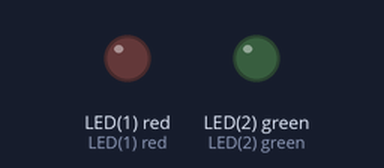
The program below on a simulated pyboard running MicroPython. Parts: output pins drawn as LEDs (lit = HIGH). Library files of the repository ran but are not shown: 1 file(s); what the program prints to the serial console is not drawn. At 13.5 s the program stops and its outputs stay as they are.

Above: at 0.1 s.
At 5.95 s:
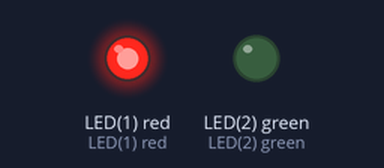
Timing chart, 0 to 13.5 s (numbered marks = the images above):
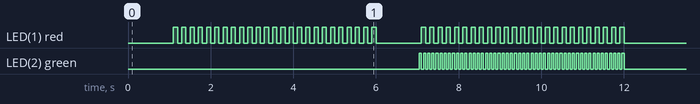

The program:

main.py
```python
# main.py -- put your code here!

###############################################################################
# main.py
#
# Script demonstrating using the timers of the pyboard
#
# Most adapted from:
#    http://docs.micropython.org/en/latest/pyboard/tutorial/timer.html
#
# Created: 08/07/15
#   - Joshua Vaughan
#   - joshua.vaughan@louisiana.edu
#   - http://www.ucs.louisiana.edu/~jev9637
#
# Modified:
#   *
#
###############################################################################

# Pause for 1s
pyb.delay(1000)

# Create the timer instance
timer = pyb.Timer(4)

# Set it up to trigger at 10Hz
timer.init(freq=10)

# Create an LED instance and use the timer to toggle the LED on/off
timer.callback(lambda t:pyb.LED(1).toggle())

# Let it run for 5s
pyb.delay(5000)

# To disable to the callback, pass it None
timer.callback(None)

# Pause for 1s
pyb.delay(1000)

# We can set up and use multiple timers - here to toggle two LEDS
timer4 = pyb.Timer(4, freq=10)
timer7 = pyb.Timer(7, freq=20)
timer4.callback(lambda t: pyb.LED(1).toggle())
timer7.callback(lambda t: pyb.LED(2).toggle())

# Let it run for 5s
pyb.delay(5000)

# To disable to the callbacks, pass them None
timer4.callback(None)
timer7.callback(None)

# Pause for 1s
pyb.delay(1000)


# We use timer 2 to create a microsecond counter
micros = pyb.Timer(2, prescaler=83, period=0x3fffffff)

# Set it to zero to start use
micros.counter(0)

# Now we can time something. Let's just time a delay command
start_microTimer = micros.counter()

# Pause 500ms
pyb.delay(500)

end_microTimer = micros.counter()

elapsed_time = end_microTimer - start_microTimer

print('The 500 ms pause took {} microseconds.'.format(elapsed_time))
```

Measured:
- by itself, LED(1) red: goes 24 × (HIGH 0.10 s, LOW 0.10 s), HIGH 0.10 s, LOW 1.1 s, 24 × (HIGH 0.10 s, LOW 0.10 s), HIGH 0.10 s, then LOW
